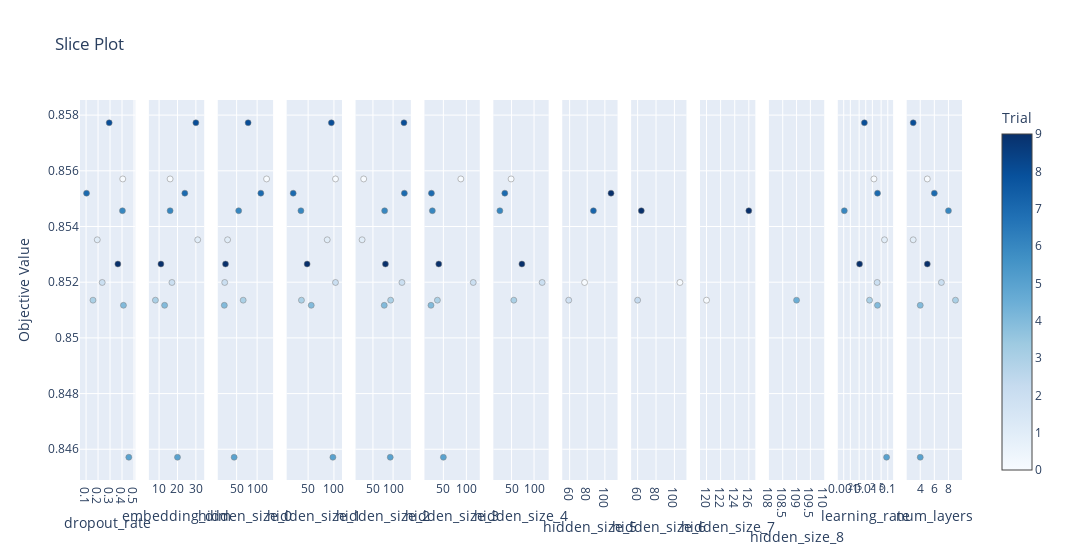

Notebook cell for this chart:
### Code cell
plot_slice(study).show()

### Figure 1 — Plotly figure (JSON) as saved in the notebook; plotly's stock layout.template omitted (floating-point values rounded to 4 significant figures)
{"data": [{"marker": {"color": [0, 1, 2, 3, 4, 5, 6, 7, 8, 9], "colorbar": {"title": {"text": "Trial"}, "x": 1, "xpad": 40}, "colorscale": [[0, "rgb(247,251,255)"], [0.125, "rgb(222,235,247)"], [0.25, "rgb(198,219,239)"], [0.375, "rgb(158,202,225)"], [0.5, "rgb(107,174,214)"], [0.625, "rgb(66,146,198)"], [0.75, "rgb(33,113,181)"], [0.875, "rgb(8,81,156)"], [1, "rgb(8,48,107)"]], "line": {"color": "Grey", "width": 0.5}, "showscale": true}, "mode": "markers", "name": "Feasible Trial", "showlegend": false, "type": "scatter", "x": [0.4062, 0.1935, 0.2347, 0.1577, 0.4119, 0.4567, 0.4037, 0.1037, 0.2929, 0.3654], "xaxis": "x", "y": [0.8557, 0.8535, 0.852, 0.8514, 0.8512, 0.8457, 0.8546, 0.8552, 0.8577, 0.8527], "yaxis": "y"}, {"marker": {"color": [0, 1, 2, 3, 4, 5, 6, 7, 8, 9], "colorbar": {"title": {"text": "Trial"}, "x": 1, "xpad": 40}, "colorscale": [[0, "rgb(247,251,255)"], [0.125, "rgb(222,235,247)"], [0.25, "rgb(198,219,239)"], [0.375, "rgb(158,202,225)"], [0.5, "rgb(107,174,214)"], [0.625, "rgb(66,146,198)"], [0.75, "rgb(33,113,181)"], [0.875, "rgb(8,81,156)"], [1, "rgb(8,48,107)"]], "line": {"color": "Grey", "width": 0.5}, "showscale": false}, "mode": "markers", "name": "Feasible Trial", "showlegend": false, "type": "scatter", "x": [16, 31, 17, 8, 13, 20, 16, 24, 30, 11], "xaxis": "x2", "y": [0.8557, 0.8535, 0.852, 0.8514, 0.8512, 0.8457, 0.8546, 0.8552, 0.8577, 0.8527], "yaxis": "y2"}, {"marker": {"color": [0, 1, 2, 3, 4, 5, 6, 7, 8, 9], "colorbar": {"title": {"text": "Trial"}, "x": 1, "xpad": 40}, "colorscale": [[0, "rgb(247,251,255)"], [0.125, "rgb(222,235,247)"], [0.25, "rgb(198,219,239)"], [0.375, "rgb(158,202,225)"], [0.5, "rgb(107,174,214)"], [0.625, "rgb(66,146,198)"], [0.75, "rgb(33,113,181)"], [0.875, "rgb(8,81,156)"], [1, "rgb(8,48,107)"]], "line": {"color": "Grey", "width": 0.5}, "showscale": false}, "mode": "markers", "name": "Feasible Trial", "showlegend": false, "type": "scatter", "x": [123, 28, 21, 66, 20, 44, 55, 109, 78, 23], "xaxis": "x3", "y": [0.8557, 0.8535, 0.852, 0.8514, 0.8512, 0.8457, 0.8546, 0.8552, 0.8577, 0.8527], "yaxis": "y3"}, {"marker": {"color": [0, 1, 2, 3, 4, 5, 6, 7, 8, 9], "colorbar": {"title": {"text": "Trial"}, "x": 1, "xpad": 40}, "colorscale": [[0, "rgb(247,251,255)"], [0.125, "rgb(222,235,247)"], [0.25, "rgb(198,219,239)"], [0.375, "rgb(158,202,225)"], [0.5, "rgb(107,174,214)"], [0.625, "rgb(66,146,198)"], [0.75, "rgb(33,113,181)"], [0.875, "rgb(8,81,156)"], [1, "rgb(8,48,107)"]], "line": {"color": "Grey", "width": 0.5}, "showscale": false}, "mode": "markers", "name": "Feasible Trial", "showlegend": false, "type": "scatter", "x": [103, 87, 103, 37, 56, 98, 36, 21, 95, 48], "xaxis": "x4", "y": [0.8557, 0.8535, 0.852, 0.8514, 0.8512, 0.8457, 0.8546, 0.8552, 0.8577, 0.8527], "yaxis": "y4"}, {"marker": {"color": [0, 1, 2, 3, 4, 5, 6, 7, 8, 9], "colorbar": {"title": {"text": "Trial"}, "x": 1, "xpad": 40}, "colorscale": [[0, "rgb(247,251,255)"], [0.125, "rgb(222,235,247)"], [0.25, "rgb(198,219,239)"], [0.375, "rgb(158,202,225)"], [0.5, "rgb(107,174,214)"], [0.625, "rgb(66,146,198)"], [0.75, "rgb(33,113,181)"], [0.875, "rgb(8,81,156)"], [1, "rgb(8,48,107)"]], "line": {"color": "Grey", "width": 0.5}, "showscale": false}, "mode": "markers", "name": "Feasible Trial", "showlegend": false, "type": "scatter", "x": [27, 23, 122, 94, 78, 93, 79, 128, 127, 81], "xaxis": "x5", "y": [0.8557, 0.8535, 0.852, 0.8514, 0.8512, 0.8457, 0.8546, 0.8552, 0.8577, 0.8527], "yaxis": "y5"}, {"marker": {"color": [0, 2, 3, 4, 5, 6, 7, 9], "colorbar": {"title": {"text": "Trial"}, "x": 1, "xpad": 40}, "colorscale": [[0, "rgb(247,251,255)"], [0.125, "rgb(222,235,247)"], [0.25, "rgb(198,219,239)"], [0.375, "rgb(158,202,225)"], [0.5, "rgb(107,174,214)"], [0.625, "rgb(66,146,198)"], [0.75, "rgb(33,113,181)"], [0.875, "rgb(8,81,156)"], [1, "rgb(8,48,107)"]], "line": {"color": "Grey", "width": 0.5}, "showscale": false}, "mode": "markers", "name": "Feasible Trial", "showlegend": false, "type": "scatter", "x": [88, 115, 37, 23, 50, 26, 24, 40], "xaxis": "x6", "y": [0.8557, 0.852, 0.8514, 0.8512, 0.8457, 0.8546, 0.8552, 0.8527], "yaxis": "y6"}, {"marker": {"color": [0, 2, 3, 6, 7, 9], "colorbar": {"title": {"text": "Trial"}, "x": 1, "xpad": 40}, "colorscale": [[0, "rgb(247,251,255)"], [0.125, "rgb(222,235,247)"], [0.25, "rgb(198,219,239)"], [0.375, "rgb(158,202,225)"], [0.5, "rgb(107,174,214)"], [0.625, "rgb(66,146,198)"], [0.75, "rgb(33,113,181)"], [0.875, "rgb(8,81,156)"], [1, "rgb(8,48,107)"]], "line": {"color": "Grey", "width": 0.5}, "showscale": false}, "mode": "markers", "name": "Feasible Trial", "showlegend": false, "type": "scatter", "x": [49, 118, 55, 24, 35, 73], "xaxis": "x7", "y": [0.8557, 0.852, 0.8514, 0.8546, 0.8552, 0.8527], "yaxis": "y7"}, {"marker": {"color": [2, 3, 6, 7], "colorbar": {"title": {"text": "Trial"}, "x": 1, "xpad": 40}, "colorscale": [[0, "rgb(247,251,255)"], [0.125, "rgb(222,235,247)"], [0.25, "rgb(198,219,239)"], [0.375, "rgb(158,202,225)"], [0.5, "rgb(107,174,214)"], [0.625, "rgb(66,146,198)"], [0.75, "rgb(33,113,181)"], [0.875, "rgb(8,81,156)"], [1, "rgb(8,48,107)"]], "line": {"color": "Grey", "width": 0.5}, "showscale": false}, "mode": "markers", "name": "Feasible Trial", "showlegend": false, "type": "scatter", "x": [77, 59, 87, 107], "xaxis": "x8", "y": [0.852, 0.8514, 0.8546, 0.8552], "yaxis": "y8"}, {"marker": {"color": [2, 3, 6], "colorbar": {"title": {"text": "Trial"}, "x": 1, "xpad": 40}, "colorscale": [[0, "rgb(247,251,255)"], [0.125, "rgb(222,235,247)"], [0.25, "rgb(198,219,239)"], [0.375, "rgb(158,202,225)"], [0.5, "rgb(107,174,214)"], [0.625, "rgb(66,146,198)"], [0.75, "rgb(33,113,181)"], [0.875, "rgb(8,81,156)"], [1, "rgb(8,48,107)"]], "line": {"color": "Grey", "width": 0.5}, "showscale": false}, "mode": "markers", "name": "Feasible Trial", "showlegend": false, "type": "scatter", "x": [106, 60, 64], "xaxis": "x9", "y": [0.852, 0.8514, 0.8546], "yaxis": "y9"}, {"marker": {"color": [3, 6], "colorbar": {"title": {"text": "Trial"}, "x": 1, "xpad": 40}, "colorscale": [[0, "rgb(247,251,255)"], [0.125, "rgb(222,235,247)"], [0.25, "rgb(198,219,239)"], [0.375, "rgb(158,202,225)"], [0.5, "rgb(107,174,214)"], [0.625, "rgb(66,146,198)"], [0.75, "rgb(33,113,181)"], [0.875, "rgb(8,81,156)"], [1, "rgb(8,48,107)"]], "line": {"color": "Grey", "width": 0.5}, "showscale": false}, "mode": "markers", "name": "Feasible Trial", "showlegend": false, "type": "scatter", "x": [120, 126], "xaxis": "x10", "y": [0.8514, 0.8546], "yaxis": "y10"}, {"marker": {"color": [3], "colorbar": {"title": {"text": "Trial"}, "x": 1, "xpad": 40}, "colorscale": [[0, "rgb(247,251,255)"], [0.125, "rgb(222,235,247)"], [0.25, "rgb(198,219,239)"], [0.375, "rgb(158,202,225)"], [0.5, "rgb(107,174,214)"], [0.625, "rgb(66,146,198)"], [0.75, "rgb(33,113,181)"], [0.875, "rgb(8,81,156)"], [1, "rgb(8,48,107)"]], "line": {"color": "Grey", "width": 0.5}, "showscale": false}, "mode": "markers", "name": "Feasible Trial", "showlegend": false, "type": "scatter", "x": [109], "xaxis": "x11", "y": [0.8514], "yaxis": "y11"}, {"marker": {"color": [0, 1, 2, 3, 4, 5, 6, 7, 8, 9], "colorbar": {"title": {"text": "Trial"}, "x": 1, "xpad": 40}, "colorscale": [[0, "rgb(247,251,255)"], [0.125, "rgb(222,235,247)"], [0.25, "rgb(198,219,239)"], [0.375, "rgb(158,202,225)"], [0.5, "rgb(107,174,214)"], [0.625, "rgb(66,146,198)"], [0.75, "rgb(33,113,181)"], [0.875, "rgb(8,81,156)"], [1, "rgb(8,48,107)"]], "line": {"color": "Grey", "width": 0.5}, "showscale": false}, "mode": "markers", "name": "Feasible Trial", "showlegend": false, "type": "scatter", "x": [0.02348, 0.071, 0.03303, 0.0149, 0.03417, 0.08844, 0.001064, 0.03427, 0.008687, 0.005233], "xaxis": "x12", "y": [0.8557, 0.8535, 0.852, 0.8514, 0.8512, 0.8457, 0.8546, 0.8552, 0.8577, 0.8527], "yaxis": "y12"}, {"marker": {"color": [0, 1, 2, 3, 4, 5, 6, 7, 8, 9], "colorbar": {"title": {"text": "Trial"}, "x": 1, "xpad": 40}, "colorscale": [[0, "rgb(247,251,255)"], [0.125, "rgb(222,235,247)"], [0.25, "rgb(198,219,239)"], [0.375, "rgb(158,202,225)"], [0.5, "rgb(107,174,214)"], [0.625, "rgb(66,146,198)"], [0.75, "rgb(33,113,181)"], [0.875, "rgb(8,81,156)"], [1, "rgb(8,48,107)"]], "line": {"color": "Grey", "width": 0.5}, "showscale": false}, "mode": "markers", "name": "Feasible Trial", "showlegend": false, "type": "scatter", "x": [5, 3, 7, 9, 4, 4, 8, 6, 3, 5], "xaxis": "x13", "y": [0.8557, 0.8535, 0.852, 0.8514, 0.8512, 0.8457, 0.8546, 0.8552, 0.8577, 0.8527], "yaxis": "y13"}], "layout": {"title": {"text": "Slice Plot"}, "width": 3900, "xaxis": {"anchor": "y", "domain": [0, 0.06272], "title": {"text": "dropout_rate"}}, "xaxis10": {"anchor": "y10", "domain": [0.703, 0.7657], "title": {"text": "hidden_size_7"}}, "xaxis11": {"anchor": "y11", "domain": [0.7811, 0.8438], "title": {"text": "hidden_size_8"}}, "xaxis12": {"anchor": "y12", "domain": [0.8592, 0.9219], "title": {"text": "learning_rate"}, "type": "log"}, "xaxis13": {"anchor": "y13", "domain": [0.9373, 1.0], "title": {"text": "num_layers"}}, "xaxis2": {"anchor": "y2", "domain": [0.07811, 0.1408], "title": {"text": "embedding_dim"}}, "xaxis3": {"anchor": "y3", "domain": [0.1562, 0.2189], "title": {"text": "hidden_size_0"}}, "xaxis4": {"anchor": "y4", "domain": [0.2343, 0.297], "title": {"text": "hidden_size_1"}}, "xaxis5": {"anchor": "y5", "domain": [0.3124, 0.3751], "title": {"text": "hidden_size_2"}}, "xaxis6": {"anchor": "y6", "domain": [0.3905, 0.4533], "title": {"text": "hidden_size_3"}}, "xaxis7": {"anchor": "y7", "domain": [0.4686, 0.5314], "title": {"text": "hidden_size_4"}}, "xaxis8": {"anchor": "y8", "domain": [0.5467, 0.6095], "title": {"text": "hidden_size_5"}}, "xaxis9": {"anchor": "y9", "domain": [0.6249, 0.6876], "title": {"text": "hidden_size_6"}}, "yaxis": {"anchor": "x", "domain": [0, 1], "title": {"text": "Objective Value"}}, "yaxis10": {"anchor": "x10", "domain": [0, 1], "matches": "y", "showticklabels": false}, "yaxis11": {"anchor": "x11", "domain": [0, 1], "matches": "y", "showticklabels": false}, "yaxis12": {"anchor": "x12", "domain": [0, 1], "matches": "y", "showticklabels": false}, "yaxis13": {"anchor": "x13", "domain": [0, 1], "matches": "y", "showticklabels": false}, "yaxis2": {"anchor": "x2", "domain": [0, 1], "matches": "y", "showticklabels": false}, "yaxis3": {"anchor": "x3", "domain": [0, 1], "matches": "y", "showticklabels": false}, "yaxis4": {"anchor": "x4", "domain": [0, 1], "matches": "y", "showticklabels": false}, "yaxis5": {"anchor": "x5", "domain": [0, 1], "matches": "y", "showticklabels": false}, "yaxis6": {"anchor": "x6", "domain": [0, 1], "matches": "y", "showticklabels": false}, "yaxis7": {"anchor": "x7", "domain": [0, 1], "matches": "y", "showticklabels": false}, "yaxis8": {"anchor": "x8", "domain": [0, 1], "matches": "y", "showticklabels": false}, "yaxis9": {"anchor": "x9", "domain": [0, 1], "matches": "y", "showticklabels": false}}}
